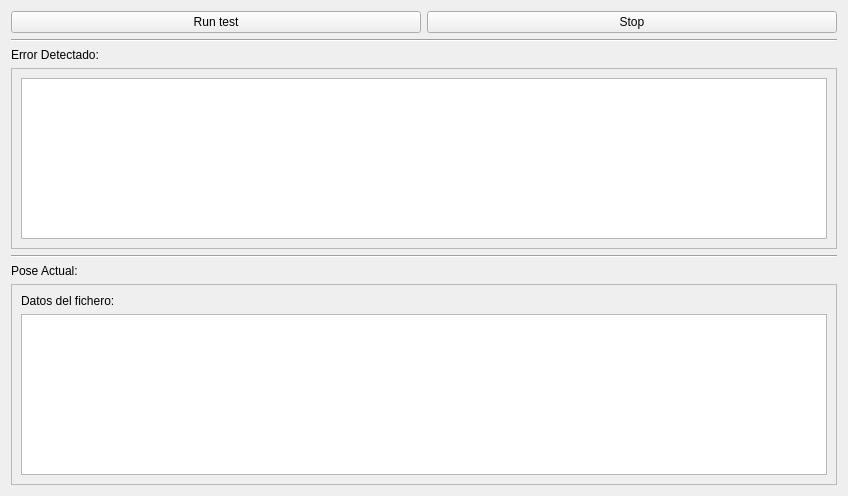
<?xml version="1.0" encoding="UTF-8"?>
<ui version="4.0">
 <class>guiDlg</class>
 <widget class="QWidget" name="guiDlg">
  <property name="geometry">
   <rect>
    <x>0</x>
    <y>0</y>
    <width>848</width>
    <height>496</height>
   </rect>
  </property>
  <property name="windowTitle">
   <string>visualiktester</string>
  </property>
  <layout class="QVBoxLayout" name="verticalLayout">
   <item>
    <layout class="QHBoxLayout" name="horizontalLayout">
     <item>
      <widget class="QPushButton" name="testButton">
       <property name="text">
        <string>Run test</string>
       </property>
      </widget>
     </item>
     <item>
      <widget class="QPushButton" name="stopButton">
       <property name="text">
        <string>Stop</string>
       </property>
      </widget>
     </item>
    </layout>
   </item>
   <item>
    <widget class="Line" name="line">
     <property name="orientation">
      <enum>Qt::Horizontal</enum>
     </property>
    </widget>
   </item>
   <item>
    <widget class="QLabel" name="errorLabel">
     <property name="text">
      <string>Error Detectado:</string>
     </property>
    </widget>
   </item>
   <item>
    <widget class="QScrollArea" name="scrollArea_2">
     <property name="widgetResizable">
      <bool>true</bool>
     </property>
     <widget class="QWidget" name="scrollAreaWidgetContents_2">
      <property name="geometry">
       <rect>
        <x>0</x>
        <y>0</y>
        <width>826</width>
        <height>132</height>
       </rect>
      </property>
      <layout class="QGridLayout" name="gridLayout_2">
       <item row="0" column="0">
        <widget class="QTextEdit" name="textEdit_2">
         <property name="minimumSize">
          <size>
           <width>0</width>
           <height>0</height>
          </size>
         </property>
         <property name="maximumSize">
          <size>
           <width>16777215</width>
           <height>300</height>
          </size>
         </property>
        </widget>
       </item>
      </layout>
     </widget>
    </widget>
   </item>
   <item>
    <widget class="Line" name="line_2">
     <property name="orientation">
      <enum>Qt::Horizontal</enum>
     </property>
    </widget>
   </item>
   <item>
    <widget class="QLabel" name="poseLabel">
     <property name="text">
      <string>Pose Actual:</string>
     </property>
    </widget>
   </item>
   <item>
    <widget class="QScrollArea" name="scrollArea">
     <property name="widgetResizable">
      <bool>true</bool>
     </property>
     <widget class="QWidget" name="scrollAreaWidgetContents">
      <property name="geometry">
       <rect>
        <x>0</x>
        <y>0</y>
        <width>826</width>
        <height>233</height>
       </rect>
      </property>
      <layout class="QGridLayout" name="gridLayout">
       <item row="1" column="0">
        <widget class="QTextEdit" name="textEdit">
         <property name="undoRedoEnabled">
          <bool>false</bool>
         </property>
         <property name="readOnly">
          <bool>true</bool>
         </property>
        </widget>
       </item>
       <item row="0" column="0">
        <widget class="QLabel" name="ficheroLabel">
         <property name="text">
          <string>Datos del fichero: </string>
         </property>
        </widget>
       </item>
      </layout>
     </widget>
    </widget>
   </item>
  </layout>
 </widget>
 <resources/>
 <connections/>
</ui>
